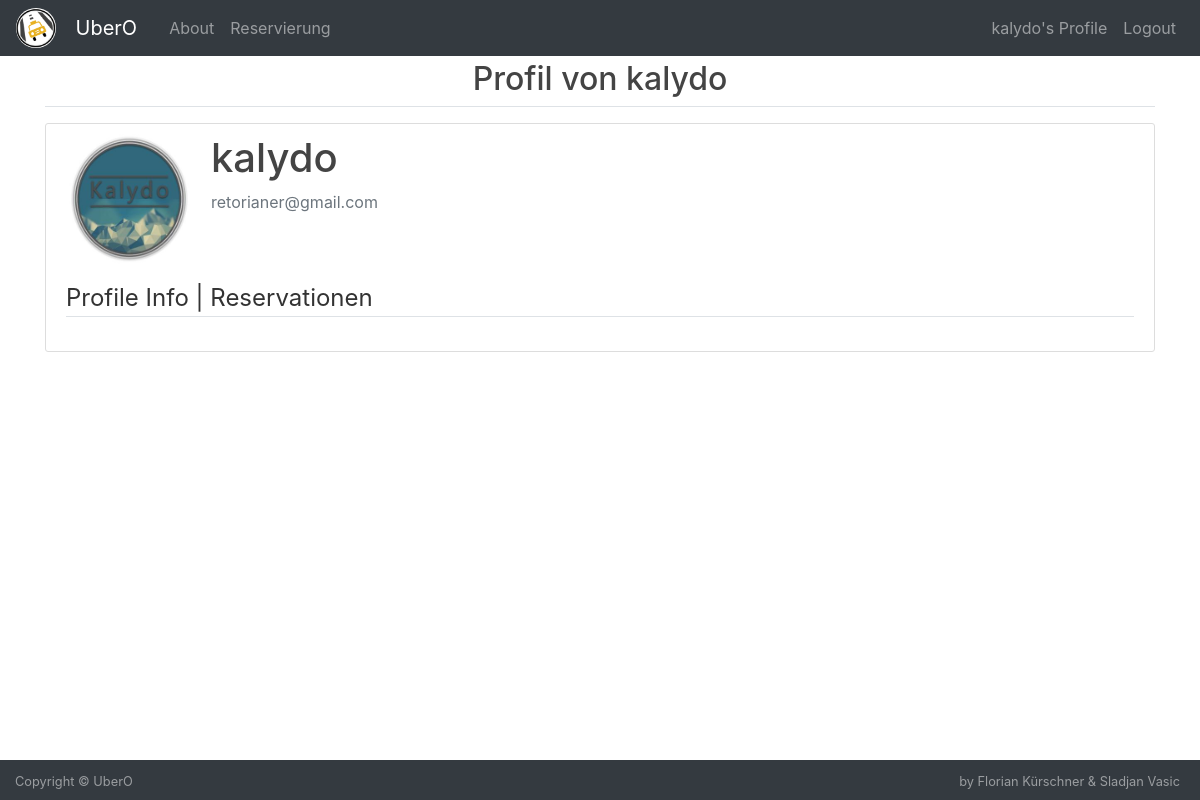
The page /profile/ (signed in) on the database its author committed.
### mysite/models.py (models this page shows, shortened)
class User_from_my_db(AbstractUser):
    street = models.CharField(max_length=50, blank=True)
    street_number = models.CharField(max_length=4, blank=True)
    plz = models.PositiveIntegerField(blank=True, default=1, null=True)
    city = models.CharField(max_length=50, blank=True)
    image = models.ImageField(default='default.jpg', upload_to='profile_pics')

### mysite/views.py (the view)
# urls.py: path('profile/', mysite_views.profile, name="profile"),
def profile(request):
    return render(request, 'pages/profile.html')

### templates/pages/profile.html (shortened to what this page needs)
{% extends "base.html" %}
{% load static %}
{% load crispy_forms_tags %}
{% load crispy_forms_field %}
{% load crispy_forms_filters %}
{% block content %}
      <div class="row justify-content-center">
        <h2>Profil von {{ user.username }}</h2>
    </div>
    <div class="border-top pt-3">
    </div>
    <div class="content-section">
        <div class="media">
            <img class="rounded-circle account-img" src="{{ user.image.url }}" style="height: 130px">
            <div class="media-body">
                <h2 class="account-heading">{{ user.username }}</h2>
                <p class="text-secondary">{{ user.email }}</p>
            </div>
        </div>
        <legend class="border-bottom mb-4">
            <a href="{% url 'profileinfo' %}" style="text-decoration: none; color: #333333">Profile Info |</a>
            <a href="{% url 'profilereservation' %}" style="text-decoration: none; color: #333333">Reservationen</a>
        </legend>
    </div>
{% endblock content %}

### templates/base.html (shortened to what this page needs)
{% load static %}
<!DOCTYPE html>
<html lang="en">
<head>
    <link rel="stylesheet" type="text/css" href='{% static "css/style.css" %}'>
    <link rel="stylesheet" type="text/css" href='{% static "/css/main.css" %}'>
    <link rel="stylesheet" href="https://stackpath.bootstrapcdn.com/bootstrap/4.3.1/css/bootstrap.min.css"
>
</head>
<header>
    <nav class="py-2 navbar navbar-expand-sm bg-dark navbar-dark fixed-top">
            <img src="{% static 'images/UberO_Logo.PNG' %}" class="Responsive image"
                 style="height: 40px; border-radius: 50%; margin-right: 20px">
            <a class="navbar-brand mr-4" href="{% url 'index' %}">UberO</a>
            <div class="collapse navbar-collapse" id="navbarToggle">
                <div class="navbar-nav mr-auto">
                    <a class="nav-item nav-link" href="{% url 'about' %}">About</a>
                    {% if user.is_authenticated %}
                     <a class="nav-item nav-link" href="{% url 'reservation' %}">Reservierung</a>
                    {% endif %}
                </div>
                <div class="navbar-nav">
                    {% if user.is_authenticated and user.is_superuser %}
                        <a class="nav-item nav-link" href="{% url 'profile' %}">{{ user.username }}'s Profile</a>
                        <a class="nav-item nav-link" href="/admin">Control Panel</a>
                        <a class="nav-item nav-link" href="{% url 'logout' %}">Logout</a>
                    {% elif user.is_authenticated %}
                        <a class="nav-item nav-link" href="{% url 'profile' %}">{{ user.username }}'s Profile</a>
                        <a class="nav-item nav-link" href="{% url 'logout' %}">Logout</a>
                    {% else %}
                        <a class="nav-item nav-link" href="{% url 'login' %}">Login</a>
                        <a class="nav-item nav-link" href="{% url 'register' %}">Register</a>
                    {% endif %}
                </div>
            </div>
        </nav>
</header>
<body>
<div class="container" style="margin-bottom: 60px; margin-top: 60px;">
    {% block content %}{% endblock %}
    <footer id="sticky-footer" class="py-2 bg-dark text-white-50 fixed-bottom">
        <div class="row">
            <div style="left: 20px; margin-left: 30px">
                <small>Copyright &copy; UberO</small>
            </div>
            <div style="right: 20px; position: absolute">
                <small> by Florian Kürschner & Sladjan Vasic</small>
            </div>
        </div>
    </footer>
</div>
</body>
</html>

### static/css/main.css (style rules this page uses)
body { background: #fafafa; color: #333333; margin-top: 5rem; }
h1, h2, h3, h4, h5, h6 { color: #444444; }
.content-section { background: #ffffff; padding: 10px 20px; border: 1px solid #dddddd; border-radius: 3px; margin-bottom: 20px; }
.account-img { height: 125px; width: 125px; margin-right: 20px; margin-bottom: 16px; }
.account-heading { font-size: 2.5rem; }

### rows shown on the page
User_from_my_db: username "kalydo", image (picture), email "retorianer@gmail.com"
